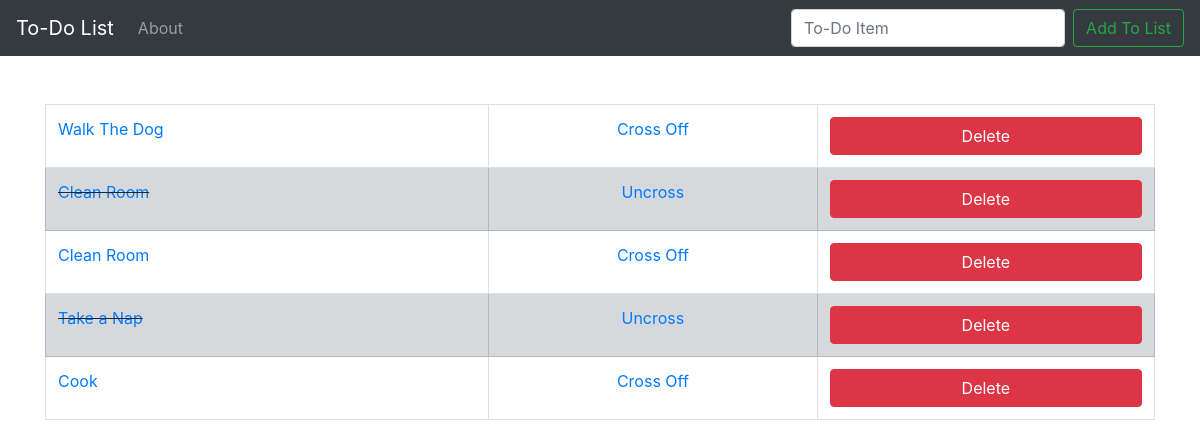
Before: / with the older database file.
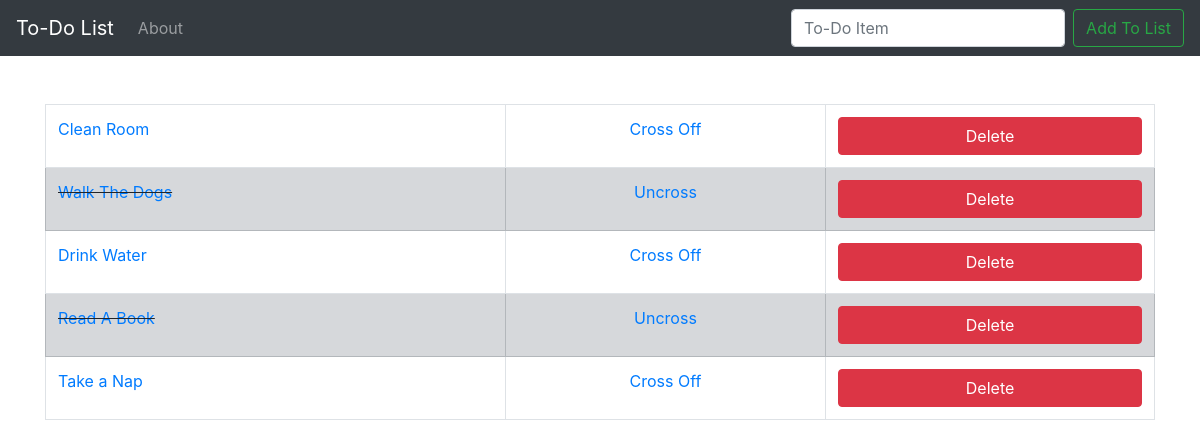
After: the same page with the newer database file.
### todo_list/models.py (models this page shows, shortened)
class List(models.Model):
	item = models.CharField(max_length=200)
	completed = models.BooleanField(default=False)

### todo_list/views.py (the view)
# urls.py: path('', views.home, name='home'),
def home(request):
	if request.method == 'POST':
		form = ListForm(request.POST or None)
		if form.is_valid():
			form.save()
			all_items = List.objects.all
			messages.success(request, 'Item submission successful')
			return render(request, 'home.html', {'all_items':all_items})
	else:
		all_items = List.objects.all
		return render(request, 'home.html', {'all_items':all_items})

### todo_list/templates/home.html (shortened to what this page needs)
{% extends 'base.html' %}
{% block content %}
<br />
	{% if all_items %}
	<table class="table table-bordered">
		{% for things in all_items %}
			{% if things.completed %}
				<tr class="table-secondary">
					<td class="striker"><a href="{% url 'edit' things.id %}">{{ things.item }}</a></td>
					<td><center><a href="{% url 'uncross' things.id %}">Uncross</a></center></td>
					<td><center><a href="{% url 'delete' things.id %}" class="btn btn-info btn-danger btn-block" role="button">Delete</a></center></td>
				</tr>
			{% else %}
				<tr>
					<td><a href="{% url 'edit' things.id %}">{{ things.item }}</a></td>
					<td><center><a href="{% url 'cross_off' things.id %}">Cross Off</a></center></td>
					<td><center><a href="{% url 'delete' things.id %}" class="btn btn-info btn-danger btn-block" role="button">Delete</a></center></td>
				</tr>
			{% endif %}
		{% endfor %}
	</table>
	{% endif %}
{% endblock %}

### todo_list/templates/base.html (shortened to what this page needs)
{% load static %}
<!doctype html>
<html lang="en">
  <head>
    <link rel="stylesheet" href="https://stackpath.bootstrapcdn.com/bootstrap/4.3.1/css/bootstrap.min.css">
    <link rel="stylesheet" type="text/css" href="{% static 'css/style.css' %}">
  </head>
  <body>
    <nav class="navbar navbar-expand-lg navbar-dark bg-dark">
  <a class="navbar-brand" href="{% url 'home' %}">To-Do List</a>
  <div class="collapse navbar-collapse" id="navbarSupportedContent">
    <ul class="navbar-nav mr-auto">
      <li class="nav-item">
        <a class="nav-link" href="{% url 'about' %}">About</a>
      </li>
    </ul>
    <form class="form-inline my-2 my-lg-0" method="POST">
      <input class="form-control mr-sm-2" type="search" placeholder="To-Do Item" aria-label="Search" name="item">
      <button class="btn btn-outline-success my-2 my-sm-0" type="submit">Add To List</button>
    </form>
  </div>
</nav>
<br />
    <div class="container">
      {% block content %}
      {% endblock %}
    </div>
  </body>
</html>

### static/css/style.css (style rules this page uses)
.striker { text-decoration: line-through; }

Changed rows visible on the page:
removed List: item "Walk The Dog"
removed List: item "Clean Room"
removed List: item "Cook"
added List: item "Walk The Dogs"
added List: item "Drink Water"
added List: item "Read A Book"
